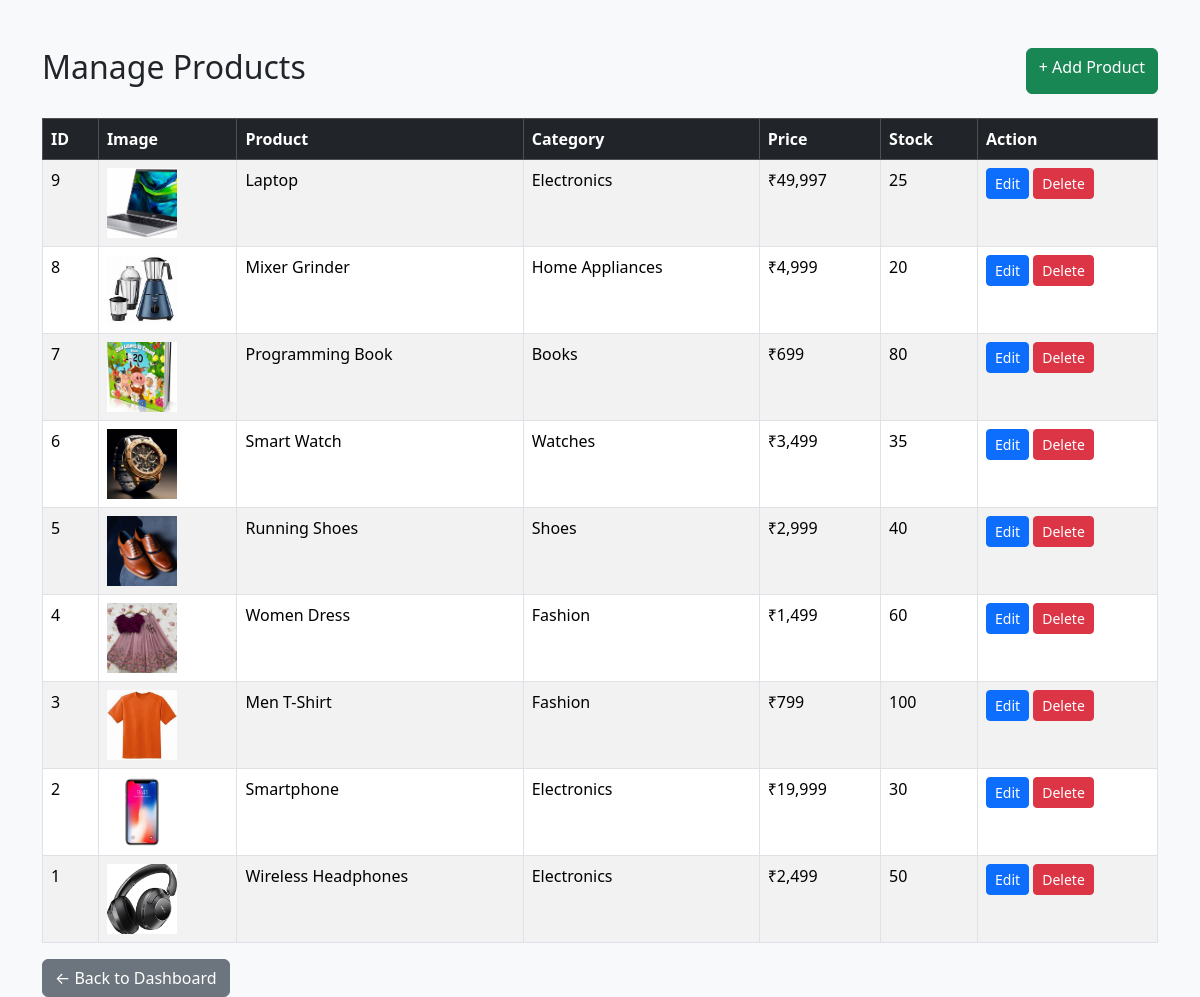
/admin/products.php, run on the app's committed database.
### tables this page shows
CREATE TABLE `products` (
  `id` int(11) NOT NULL,
  `category_id` int(11) DEFAULT NULL,
  `product_name` varchar(200) DEFAULT NULL,
  `description` text DEFAULT NULL,
  `price` decimal(10,2) DEFAULT NULL,
  `stock` int(11) DEFAULT NULL,
  `image` varchar(255) DEFAULT NULL,
  `created_at` timestamp NOT NULL DEFAULT current_timestamp()
);

CREATE TABLE `categories` (
  `id` int(11) NOT NULL,
  `category_name` varchar(100) NOT NULL
);

### admin/products.php (the view, shortened to what this page needs)
<?php
include("../includes/db.php");
?>
<!DOCTYPE html>
<html lang="en">
<head>
<link href="https://cdn.jsdelivr.net/npm/bootstrap@5.3.3/dist/css/bootstrap.min.css" rel="stylesheet">
</head>
<body class="bg-light">
<div class="container mt-5">
<div class="d-flex justify-content-between mb-4">
<h2>Manage Products</h2>
<a href="add_product.php" class="btn btn-success">
+ Add Product
</a>
</div>
<table class="table table-bordered table-striped table-hover">
<thead class="table-dark">
<tr>
<th>ID</th>
<th>Image</th>
<th>Product</th>
<th>Category</th>
<th>Price</th>
<th>Stock</th>
<th width="180">Action</th>
</tr>
</thead>
<tbody>
<?php
$sql="SELECT products.*, categories.category_name
FROM products
JOIN categories
ON products.category_id=categories.id
ORDER BY products.id DESC";
$result=mysqli_query($conn,$sql);
while($row=mysqli_fetch_assoc($result))
{
?>
<tr>
<td>
<?php echo $row['id']; ?>
</td>
<td>
<img src="../images/<?php echo $row['image']; ?>"
width="70"
height="70"
style="object-fit:cover;">
</td>
<td>
<?php echo $row['product_name']; ?>
</td>
<td>
<?php echo $row['category_name']; ?>
</td>
<td>
₹<?php echo number_format($row['price']); ?>
</td>
<td>
<?php echo $row['stock']; ?>
</td>
<td>
<a href="edit_product.php?id=<?php echo $row['id']; ?>"
class="btn btn-primary btn-sm">
Edit
</a>
<a href="delete_product.php?id=<?php echo $row['id']; ?>"
class="btn btn-danger btn-sm"
onclick="return confirm('Delete this product?')">
Delete
</a>
</td>
</tr>
<?php
}
?>
</tbody>
</table>
<a href="dashboard.php" class="btn btn-secondary">
    ← Back to Dashboard
</a>
</div>
</body>
</html>

### data on the page
products: id "9", image (picture), product_name "Laptop", category.category_name "Electronics", price "49,997", stock "25"
products: id "8", image (picture), product_name "Mixer Grinder", category.category_name "Home Appliances", price "4,999", stock "20"
products: id "7", image (picture), product_name "Programming Book", category.category_name "Books", price "699", stock "80"
products: id "6", image (picture), product_name "Smart Watch", category.category_name "Watches", price "3,499", stock "35"
products: id "5", image (picture), product_name "Running Shoes", category.category_name "Shoes", price "2,999", stock "40"
products: id "4", image (picture), product_name "Women Dress", category.category_name "Fashion", price "1,499", stock "60"
products: id "3", image (picture), product_name "Men T-Shirt", category.category_name "Fashion", price "799", stock "100"
products: id "2", image (picture), product_name "Smartphone", category.category_name "Electronics", price "19,999", stock "30"
products: id "1", image (picture), product_name "Wireless Headphones", category.category_name "Electronics", price "2,499", stock "50"
